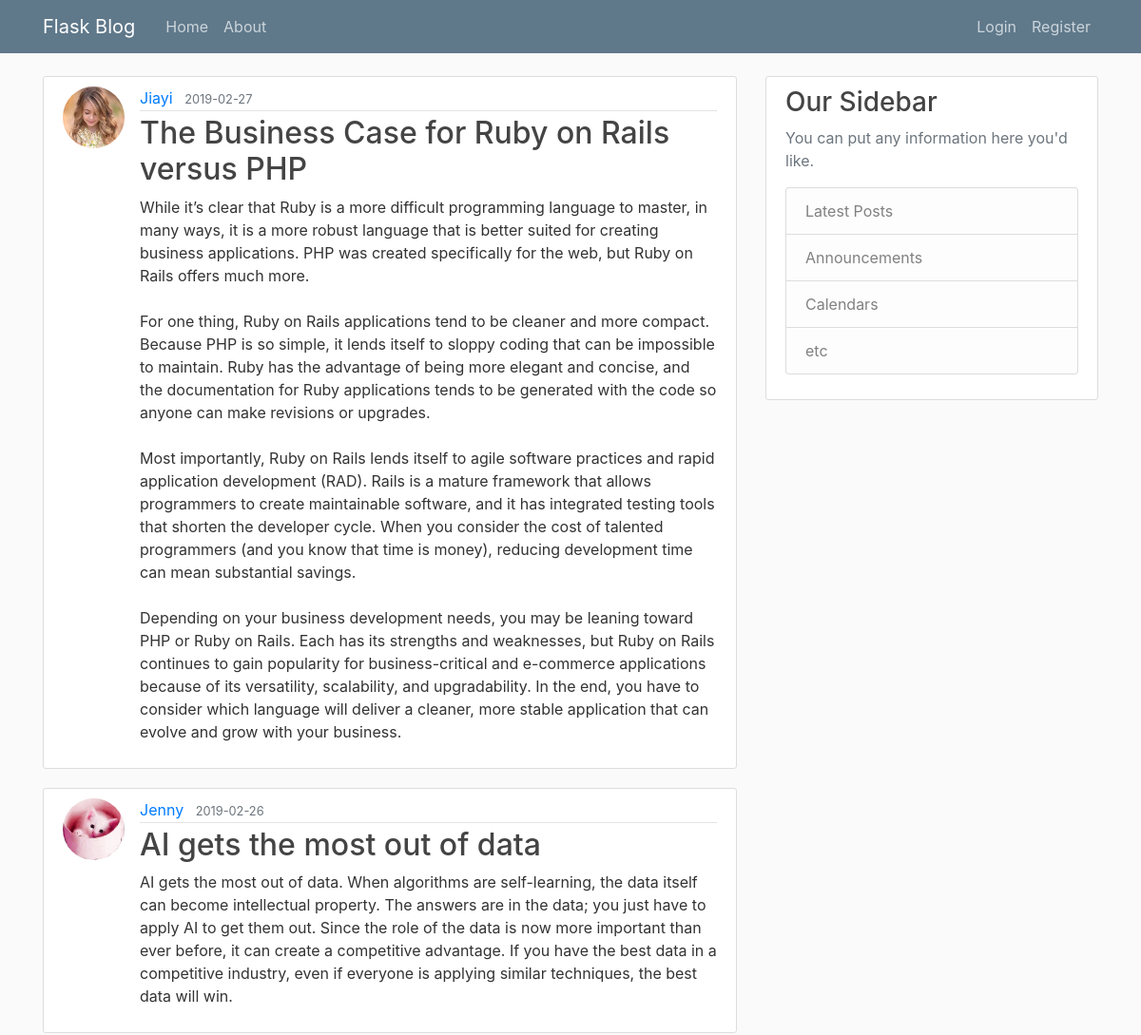
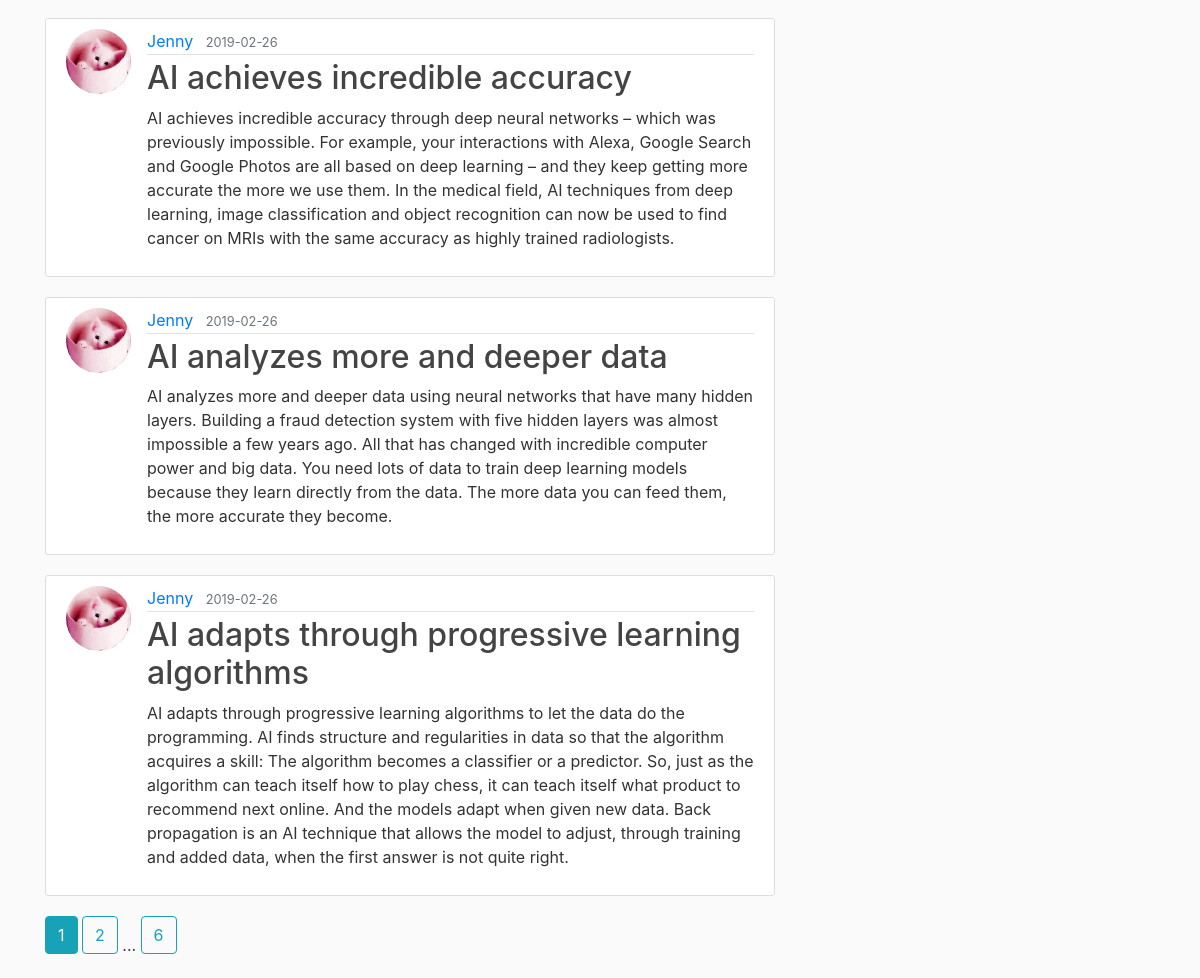
The page /home on the database its author committed (2 pictures, top to bottom).
### flaskblog/models.py (models this page shows, shortened)
class Post(db.Model):
    id = db.Column(db.Integer, primary_key=True)
    title = db.Column(db.String(100), nullable=False)
    date_posted = db.Column(db.DateTime, nullable=False, default=datetime.utcnow)
    content = db.Column(db.Text, nullable=False)
    user_id = db.Column(db.Integer, db.ForeignKey('user.id'), nullable=False)

class User(db.Model, UserMixin):
    id = db.Column(db.Integer, primary_key=True)
    username = db.Column(db.String(20), unique=True, nullable=False)
    email = db.Column(db.String(120), unique=True, nullable=False)
    image_file = db.Column(db.String(20), nullable=False, default='default.jpg')
    password = db.Column(db.String(60), nullable=False)
    posts = db.relationship('Post', backref='author', lazy=True)

### flaskblog/main/routes.py (the view)
@main.route("/")  # decorator route is what we type into our browser to go to different pages
@main.route("/home")
def home():
    page = request.args.get('page', 1, type=int)
    posts = Post.query.order_by(Post.date_posted.desc()).paginate(page=page, per_page=5)
    return render_template('home.html', posts=posts)

### flaskblog/templates/home.html
{% extends "layout.html" %}
{% block content %}
    {% for post in posts.items %}
        <article class="media content-section">
          <img class="rounded-circle article-img" src="{{ url_for('static', filename='profile_pics/' + post.author.image_file) }}"></img>
          <div class="media-body">
            <div class="article-metadata">
              <a class="mr-2" href="{{ url_for('users.user_posts', username=post.author.username) }}">{{ post.author.username }}</a>
              <small class="text-muted">{{ post.date_posted.strftime('%Y-%m-%d') }}</small>
            </div>
            <h2><a class="article-title" href="{{ url_for('posts.post', post_id=post.id) }}">{{ post.title }}</a></h2>
            <p class="article-content">{{ post.content }}</p>
          </div>
        </article>
    {% endfor %}
    {% for page_num in posts.iter_pages(left_edge=1, right_edge=1, left_current=1, right_current=2) %}
        {% if page_num %}
            {% if posts.page == page_num %}
                <a class="btn btn-info mb-4" href="{{ url_for('main.home', page=page_num) }}">{{ page_num }}</a>
            {% else %}
                <a class="btn btn-outline-info mb-4" href="{{ url_for('main.home', page=page_num) }}">{{ page_num }}</a>
        {% endif %}
        {% else %}
            ...
        {% endif %}
    {% endfor %}
{% endblock content %}

### flaskblog/static/main.css (style rules this page uses)
body { background: #fafafa; color: #333333; margin-top: 5rem; }
h1, h2, h3, h4, h5, h6 { color: #444444; }
.content-section { background: #ffffff; padding: 10px 20px; border: 1px solid #dddddd; border-radius: 3px; margin-bottom: 20px; }
.article-title { color: #444444; }
.article-content { white-space: pre-line; }
.article-img { height: 65px; width: 65px; margin-right: 16px; }
.article-metadata { padding-bottom: 1px; margin-bottom: 4px; border-bottom: 1px solid #e3e3e3 }

### rows shown on the page
Post: image_file (picture), author.username "Jiayi", date_posted "2019-02-27", title "The Business Case for Ruby on Rails versus PHP", content "While it’s clear that Ruby is a more difficult programming language to master, in many ways, it is a more robust language that is better suited for creating business applications. PHP was created specifically for the web, but Ruby on Rails offers much more. For one thing, Ruby on Rails applications tend to be cleaner and more compact. Because PHP is so simple, it lends itself to sloppy coding that can be impossible to maintain. Ruby has the advantage of being more elegant and concise, and the documentation for Ruby applications tends to be generated with the code so anyone can make revisions or upgrades. Most importantly, Ruby on Rails lends itself to agile software practices and rapid…"
Post: image_file (picture), author.username "Jenny", date_posted "2019-02-26", title "AI gets the most out of data", content "AI gets the most out of data. When algorithms are self-learning, the data itself can become intellectual property. The answers are in the data; you just have to apply AI to get them out. Since the role of the data is now more important than ever before, it can create a competitive advantage. If you have the best data in a competitive industry, even if everyone is applying similar techniques, the best data will win."
Post: image_file (picture), author.username "Jenny", date_posted "2019-02-26", title "AI achieves incredible accuracy", content "AI achieves incredible accuracy through deep neural networks – which was previously impossible. For example, your interactions with Alexa, Google Search and Google Photos are all based on deep learning – and they keep getting more accurate the more we use them. In the medical field, AI techniques from deep learning, image classification and object recognition can now be used to find cancer on MRIs with the same accuracy as highly trained radiologists."
Post: image_file (picture), author.username "Jenny", date_posted "2019-02-26", title "AI analyzes more and deeper data", content "AI analyzes more and deeper data using neural networks that have many hidden layers. Building a fraud detection system with five hidden layers was almost impossible a few years ago. All that has changed with incredible computer power and big data. You need lots of data to train deep learning models because they learn directly from the data. The more data you can feed them, the more accurate they become."
Post: image_file (picture), author.username "Jenny", date_posted "2019-02-26", title "AI adapts through progressive learning algorithms", content "AI adapts through progressive learning algorithms to let the data do the programming. AI finds structure and regularities in data so that the algorithm acquires a skill: The algorithm becomes a classifier or a predictor. So, just as the algorithm can teach itself how to play chess, it can teach itself what product to recommend next online. And the models adapt when given new data. Back propagation is an AI technique that allows the model to adjust, through training and added data, when the first answer is not quite right."

### other values the page prints
{{ page_num }} "1"
{{ page_num }} "2" "6"
